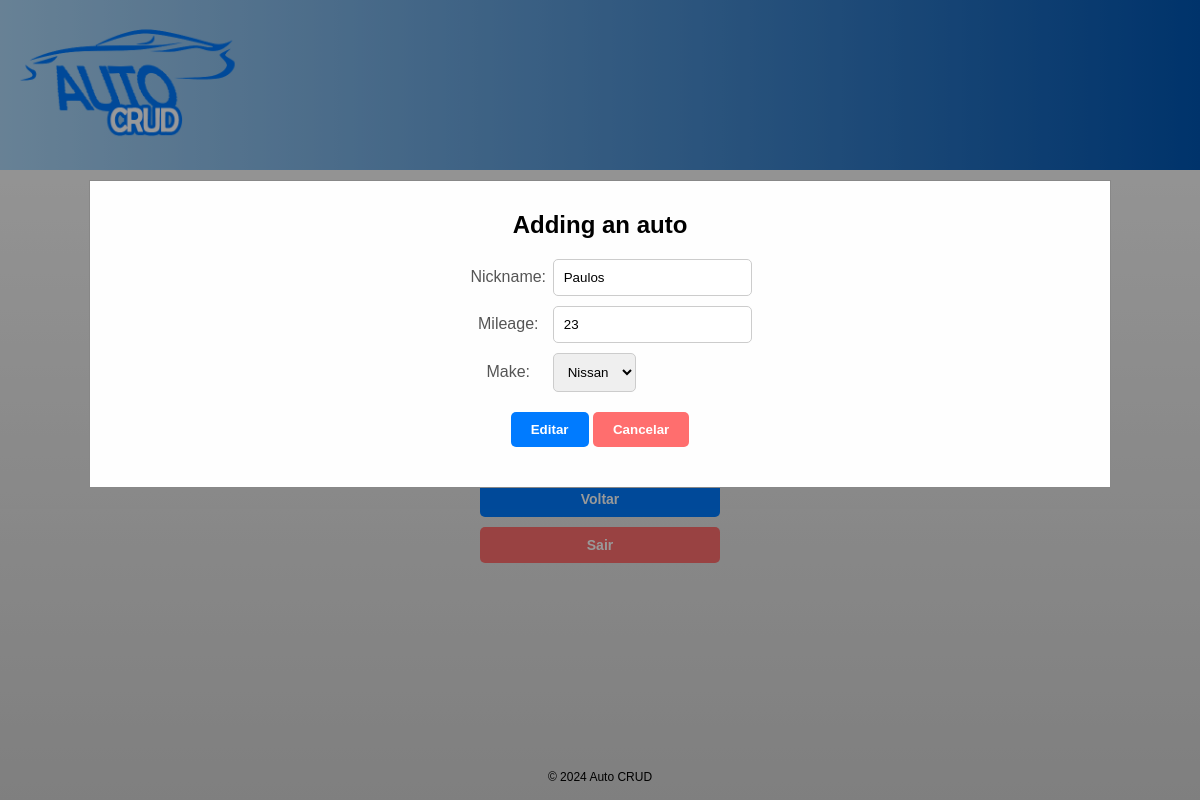
Page /crud/auto/52/update/ (signed in) on the committed database.
### autocrud/models.py (models this page shows, shortened)
class Auto(models.Model):
    nickname = models.CharField(max_length=200)
    mileage = models.PositiveIntegerField()
    make = models.ForeignKey('Make', on_delete=models.CASCADE, null=False)
    user = models.ForeignKey(User, on_delete=models.CASCADE, null=False)
    user_specific_id = models.PositiveIntegerField()

class Make(models.Model):
    name = models.CharField(max_length=50)
    user = models.ForeignKey(User, on_delete=models.CASCADE, null=False)
    def __str__(self):
        return self.name

### autocrud/views.py (the view, shortened to what this page needs)
# urls.py: path('auto/<int:autoid>/update/', views.auto_update, name='auto_update'),
@login_required(login_url='/crud/login/')
def auto_update(request, autoid):
    if request.method == 'GET':
        try:
            auto = Auto.objects.get(id=autoid)
        except:
            return HttpResponse("Esse carro não existe")
        user_id = request.user.id
        if verifica(auto.user_id, user_id):
            user_id = request.user.id
            makeCount = Make.objects.filter(user_id=user_id).count()
            makes = Make.objects.filter(user_id=user_id)
            autos = Auto.objects.filter(user_id=user_id)
            return render(request, 'updateauto.html', {'makeCount': makeCount, 'makes': makes, 'autos': autos, 'autoId': autoid, 'auto': auto})
        else:
            return HttpResponse('Você não pode editar esse carro')

### autocrud/views.py (called while the page is built)
def verifica(objUserId, userId):
    if objUserId == userId:
        return True
    else:
        return False

### autocrud/templates/updateauto.html (shortened to what this page needs)
{% extends "autolist.html" %}
{% block AutoUpdate %}
    <div id="myModalAutoUpdate" class="modalAutoUpdate">
        <div class="modal-contentAutoUpdate">
            <div style="text-align: center;">
                <h2 style="margin-bottom: 20px">Adding an auto</h2>
                <form action="{% url 'autocrud:auto_update' autoId %}" method="POST" style="display: inline-block; text-align: left;">
                    <label for="name" style="display: inline-block;">Nickname:</label>
                    <input type="text" name="name" value="{{auto.nickname}}" required style="display: inline-block; margin-bottom: 10px;">
                    <br>
                    <label for="mileage" style="display: inline-block;">Mileage:</label>
                    <input type="number" min="0" onkeydown="return event.keyCode !== 69" name="mileage" value="{{auto.mileage}}" required style="display: inline-block; margin-bottom: 10px">
                    <br>
                    <label for="make" style="display: inline-block;">Make:</label>
                    <select name="make" style="display: inline-block;" required>
                        <option value="{{ auto.make_id }}" selected>{{ auto.make.name }}</option>
                    </select>
                    <br>
                    <div style="padding: 10px; text-align: center;">
                        <input type="submit" value="Editar" class="input">
                        <a href="{% url 'autocrud:autos' %}"><input type="button" value="Cancelar" class="closeAutoUpdate"></a>
                    </div>
                </form>
            </div>
        </div>
    </div>
{% endblock AutoUpdate %}

### autocrud/templates/autolist.html (shortened to what this page needs)
{% extends "base.html" %}
{% block content %}
{% if autos %}
        <div style="margin-top: 20px; background-color: white; padding: 10px 20px; border-radius: 5px; display: inline-block;">
        <h1 style="font-size: 50px; margin: 0px 0px 20px 0px; color: #007bff;">Autos</h1>
            <ul style="list-style-type: none; padding: 0; text-align: center;">
                {% for auto in autos %}
                    <li style="margin-bottom: 10px; display: flex; align-items: center;">
                        <a href="{% url 'autocrud:auto_update' auto.id %}">
                            <button id="openModalBtnAutoUpdate" class="edit" style="background-color: transparent; border: none; cursor: pointer; margin-right: -6px;">
                            </button>
                        </a>
                        <form action="{% url 'autocrud:auto_delete' auto.id %}" method="POST">
                            <button type="submit" class="delete" style="border: none; background-color: transparent; display: block;"></button>
                        </form>
                    </li>
                {% endfor %}
            </ul>
                {% if makeCount > 0 %}
                    <div style="text-align: right;">
                        <button class="plus" id="openModalBtnAuto" style="border-radius: 5px; margin-top: 10px; padding-top: 5px; right: 0px;"></button>
                    </div>
                {% else %}
                    <p style="margin-top: 10px;">Please add a make before you add an auto.</p>
                {% endif %}
        </div>
{% endif %}
        <p style="margin-top: 30px;">
            <a href="{% url 'autocrud:makes' %}" class="viewmakes">View makes ( {{ makeCount }} )</a>
            <button class="plus" id="openModalBtn" style="padding: 10px; margin-left: 26px;">Add a make</button>
        </p>
    {% block AutoUpdate %}
    {% endblock AutoUpdate %}
{% endblock content %}

### autocrud/templates/base.html (style rules this page uses)
* { margin: 0; font-family: 'arial'; }
.edit { text-decoration: none; color: #007bff; margin-left: 10px; }
.delete { text-decoration: none; color: #FF6E6E; }
.plus { border: none; border-radius: 5px; color: white; background-color: #6EC4FF; padding: 2px 10px; text-align: right; cursor: pointer; font-weight: bold; }
.viewmakes { text-decoration: none; color: white; background-color:#007bff; font-weight: bold; padding: 10px; border-radius: 5px; font-size: 13px; }
label { color: #555; display: inline-block; width: 120px; text-align: center; }
input[type="text"], input[type="email"], input[type="password"], input[type="number"] { padding: 10px; margin-left: -20px; border-radius: 5px; border: 1px solid #ccc; }
.input { padding: 10px 20px; margin-top: 10px; border: none; background-color: #007bff; color: white; border-radius: 5px; cursor: pointer; font-weight: bold; }
body { text-align: center; background-image: linear-gradient(to bottom, white, lightgrey); background-size: 100vw 100vh; background-repeat: no-repeat; }
h1 { text-align: center; color: black; font-size: 150px; font-family: 'arial'; }
.modal, .modalAuto, .modal1, .modalAutoUpdate { display: none; position: fixed; z-index: 1; left: 0; top: 0; width: 100%; height: 100%; overflow: auto; background-color: rgba(0,0,0,0.4); }
.modal-contentAuto select, .modal-contentAutoUpdate select { padding: 10px; margin-left: -20px; border-radius: 5px; border: 1px solid #ccc; }
.modal-contentAuto select option, .modal-contentAutoUpdate select option { background-color: white; color: black; }
input[type="number"] { -moz-appearance: textfield; }
.modal-content, .modal-contentAuto, .modal-content1, .modal-contentAutoUpdate { background-color: #fefefe; margin: 15% auto; padding: 30px; border: 1px solid #888; width: 80%; }
.close, .closeAuto, .close1, .closeAutoUpdate { background-color: #FF6E6E; font-weight: bold; padding: 10px 20px; margin-top: 10px; border: none; color: white; border-radius: 5px; cursor: pointer; font-weight: bold; }

### rows in the picture
Auto: name "Paulos", mileage "23", make "Nissan"
